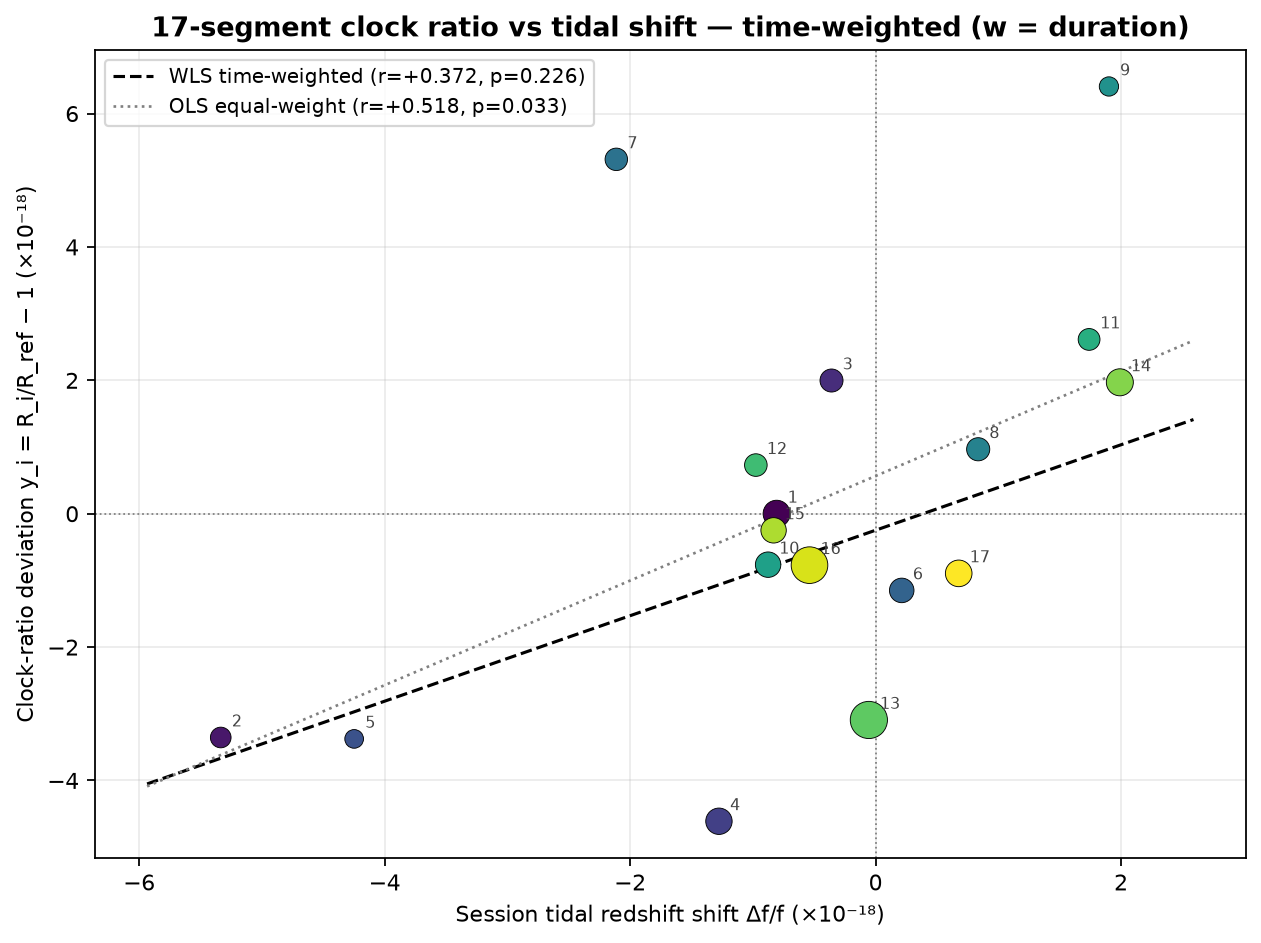

This figure's Python source:
#!/usr/bin/env python3
"""Time-weighted (duration-weighted) segment-mean correlation analysis.

Companion to correlation_reanalysis.py, which treats every segment with equal
weight. Here every *second* of valid test time gets equal weight instead: since
the raw per-second data are not kept in this repo, each segment i is weighted
by its valid-test duration n_valid_i (from clock_ratio/ratio_17seg.csv) as a
simple proxy — w_i = n_valid_i / Σ n_valid.

Reports (all duration-weighted):
  1. weighted Pearson r of (y_i, Δf/f) with a p-value from the effective
     sample size n_eff = (Σw)²/Σw² (Kish), t = r·sqrt((n_eff−2)/(1−r²));
  2. weighted Spearman ρ (weighted Pearson of the ranks, same p approach);
  3. weighted least-squares (WLS) fit y_i = slope·Δf/f + intercept;
  4. duration-weighted means of y_i and Δf/f (grand mean / tidal correction).

Equal-weight Pearson r is included in the CSV for direct comparison.

Outputs: clock_ratio/correlation_reanalysis_timeweighted.csv and .png
"""

from __future__ import annotations

import csv
from pathlib import Path

import matplotlib

matplotlib.use("Agg")
import matplotlib.pyplot as plt
import numpy as np
from scipy import stats

RATIO_CSV = Path(__file__).resolve().parent / "ratio_17seg.csv"
TIDE_CSV = Path(__file__).resolve().parents[1] / "clock" / "clock_tidal_shift.csv"
OUT_DIR = Path(__file__).resolve().parent


def load():
    ratio = list(csv.DictReader(open(RATIO_CSV)))
    y_i = np.array([float(r["y_i_1e18"]) for r in ratio])        # ×1e-18
    n_valid = np.array([int(r["n_valid"]) for r in ratio])       # seconds
    tide = list(csv.DictReader(open(TIDE_CSV)))
    dff = np.array([float(r["frequency_shift_dff"]) for r in tide]) * 1e18
    return y_i, dff, n_valid


def weighted_mean(x, w):
    return float(np.sum(w * x) / np.sum(w))


def effective_n(w):
    """Kish effective sample size (Σw)²/Σw² for weighted correlation tests."""
    return float(np.sum(w) ** 2 / np.sum(w ** 2))


def weighted_pearson(x, y, w):
    mx = weighted_mean(x, w)
    my = weighted_mean(y, w)
    cov = np.sum(w * (x - mx) * (y - my))
    vx = np.sum(w * (x - mx) ** 2)
    vy = np.sum(w * (y - my) ** 2)
    return float(cov / np.sqrt(vx * vy))


def weighted_corr_pvalue(r, n_eff):
    """Two-sided p for a weighted correlation via the effective sample size."""
    dof = n_eff - 2.0
    if dof <= 0 or abs(r) >= 1.0:
        return float("nan")
    t = r * np.sqrt(dof / (1.0 - r * r))
    return float(2.0 * stats.t.sf(abs(t), dof))


def wls_fit(x, y, w):
    """Weighted least squares y = slope·x + intercept; SE via n_eff dof."""
    mx = weighted_mean(x, w)
    my = weighted_mean(y, w)
    sxx = np.sum(w * (x - mx) ** 2)
    sxy = np.sum(w * (x - mx) * (y - my))
    slope = float(sxy / sxx)
    intercept = float(my - slope * mx)
    resid = y - (slope * x + intercept)
    n_eff = effective_n(w)
    dof = n_eff - 2.0
    s2 = float(np.sum(w * resid ** 2) / np.sum(w) * n_eff / dof)
    slope_se = float(np.sqrt(s2 * np.sum(w) / (n_eff * sxx)))
    return slope, intercept, slope_se


def main() -> int:
    y_i, dff, n_valid = load()
    w = n_valid / n_valid.sum()
    n_eff = effective_n(w)

    r_w = weighted_pearson(y_i, dff, w)
    p_r_w = weighted_corr_pvalue(r_w, n_eff)
    rho_w = weighted_pearson(stats.rankdata(y_i), stats.rankdata(dff), w)
    p_rho_w = weighted_corr_pvalue(rho_w, n_eff)
    slope, intercept, slope_se = wls_fit(dff, y_i, w)

    r_eq, p_r_eq = stats.pearsonr(y_i, dff)          # equal-weight reference
    slope_eq, intercept_eq, *_ = stats.linregress(dff, y_i)

    mean_y_w = weighted_mean(y_i, w)
    mean_dff_w = weighted_mean(dff, w)

    print("=== Time-weighted re-correlation: 17-segment clock ratio vs tidal shift ===")
    print(f"weights: w_i = n_valid_i / Σn_valid  (n_eff = {n_eff:.2f} of 17)")
    print(f"weighted Pearson  r = {r_w:+.4f}  p = {p_r_w:.4f}")
    print(f"weighted Spearman ρ = {rho_w:+.4f}  p = {p_rho_w:.4f}")
    print(f"WLS: y_i = {slope:+.4f}·Δf/f {intercept:+.4f}  (slope SE = {slope_se:.4f})")
    print(f"[equal-weight reference: Pearson r = {r_eq:+.4f}, p = {p_r_eq:.4f}]")
    print()
    print("=== duration-weighted grand mean (×1e-18) ===")
    print(f"y_i  weighted mean  = {mean_y_w:+.5f}")
    print(f"Δf/f weighted mean  = {mean_dff_w:+.5f}  (overall tidal correction)")
    print(f"total test time     = {n_valid.sum():.0f} s = {n_valid.sum()/3600:.2f} h")

    # CSV
    csv_path = OUT_DIR / "correlation_reanalysis_timeweighted.csv"
    with csv_path.open("w", newline="") as f:
        wr = csv.writer(f)
        wr.writerow(["metric", "value"])
        wr.writerow(["weighted_pearson_r", f"{r_w:.6f}"])
        wr.writerow(["weighted_pearson_p", f"{p_r_w:.6f}"])
        wr.writerow(["weighted_spearman_rho", f"{rho_w:.6f}"])
        wr.writerow(["weighted_spearman_p", f"{p_rho_w:.6f}"])
        wr.writerow(["n_eff", f"{n_eff:.6f}"])
        wr.writerow(["wls_slope", f"{slope:.6f}"])
        wr.writerow(["wls_slope_se", f"{slope_se:.6f}"])
        wr.writerow(["wls_intercept", f"{intercept:.6f}"])
        wr.writerow(["equalweight_pearson_r", f"{r_eq:.6f}"])
        wr.writerow(["equalweight_pearson_p", f"{p_r_eq:.6f}"])
        wr.writerow(["weighted_mean_yi_1e18", f"{mean_y_w:.6f}"])
        wr.writerow(["weighted_mean_dff_1e18", f"{mean_dff_w:.6f}"])
        wr.writerow(["total_test_time_s", f"{n_valid.sum():.0f}"])

    # plot
    fig, ax = plt.subplots(figsize=(8, 6))
    sizes = 40 + 240 * w / w.max()
    ax.scatter(dff, y_i, s=sizes, c=np.arange(len(y_i)), cmap="viridis",
               zorder=3, edgecolors="black", linewidths=0.4)
    for i in range(len(y_i)):
        ax.annotate(f"{i+1}", (dff[i], y_i[i]),
                    textcoords="offset points", xytext=(5, 5),
                    fontsize=7, color="#444444")
    xs = np.linspace(dff.min() - 0.6, dff.max() + 0.6, 50)
    ax.plot(xs, slope * xs + intercept, "k--", lw=1.4,
            label=f"WLS time-weighted (r={r_w:+.3f}, p={p_r_w:.3f})")
    ax.plot(xs, slope_eq * xs + intercept_eq, color="gray", ls=":", lw=1.2,
            label=f"OLS equal-weight (r={r_eq:+.3f}, p={p_r_eq:.3f})")
    ax.axhline(0, color="gray", lw=0.8, ls=":")
    ax.axvline(0, color="gray", lw=0.8, ls=":")
    ax.set_xlabel("Session tidal redshift shift Δf/f (×10⁻¹⁸)")
    ax.set_ylabel("Clock-ratio deviation y_i = R_i/R_ref − 1 (×10⁻¹⁸)")
    ax.set_title(
        "17-segment clock ratio vs tidal shift — time-weighted (w = duration)",
        fontweight="bold",
    )
    ax.legend(fontsize=9, loc="upper left")
    ax.grid(alpha=0.25)
    fig.tight_layout()
    fig.savefig(OUT_DIR / "correlation_reanalysis_timeweighted.png",
                dpi=160, bbox_inches="tight")
    plt.close(fig)

    print(f"\nWrote {csv_path}")
    print(f"Wrote {OUT_DIR / 'correlation_reanalysis_timeweighted.png'}")
    return 0


if __name__ == "__main__":
    raise SystemExit(main())
